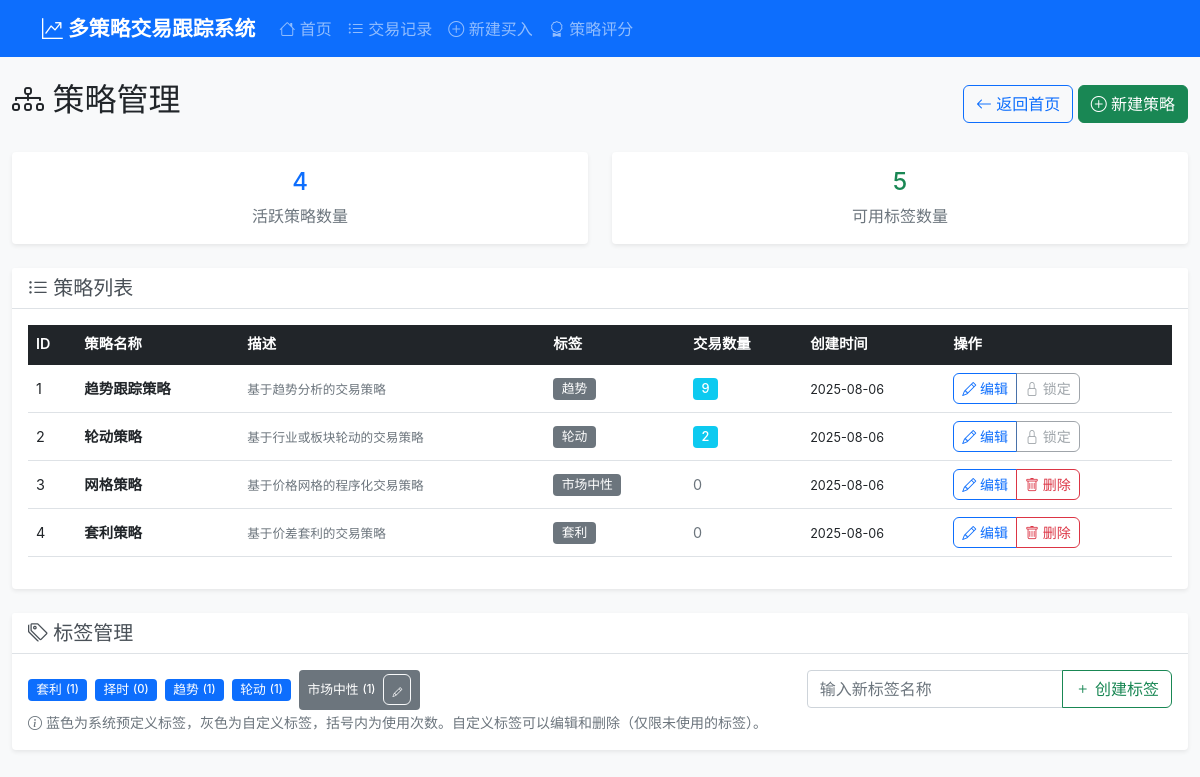
/strategies, run on an earlier commit of the app's database.
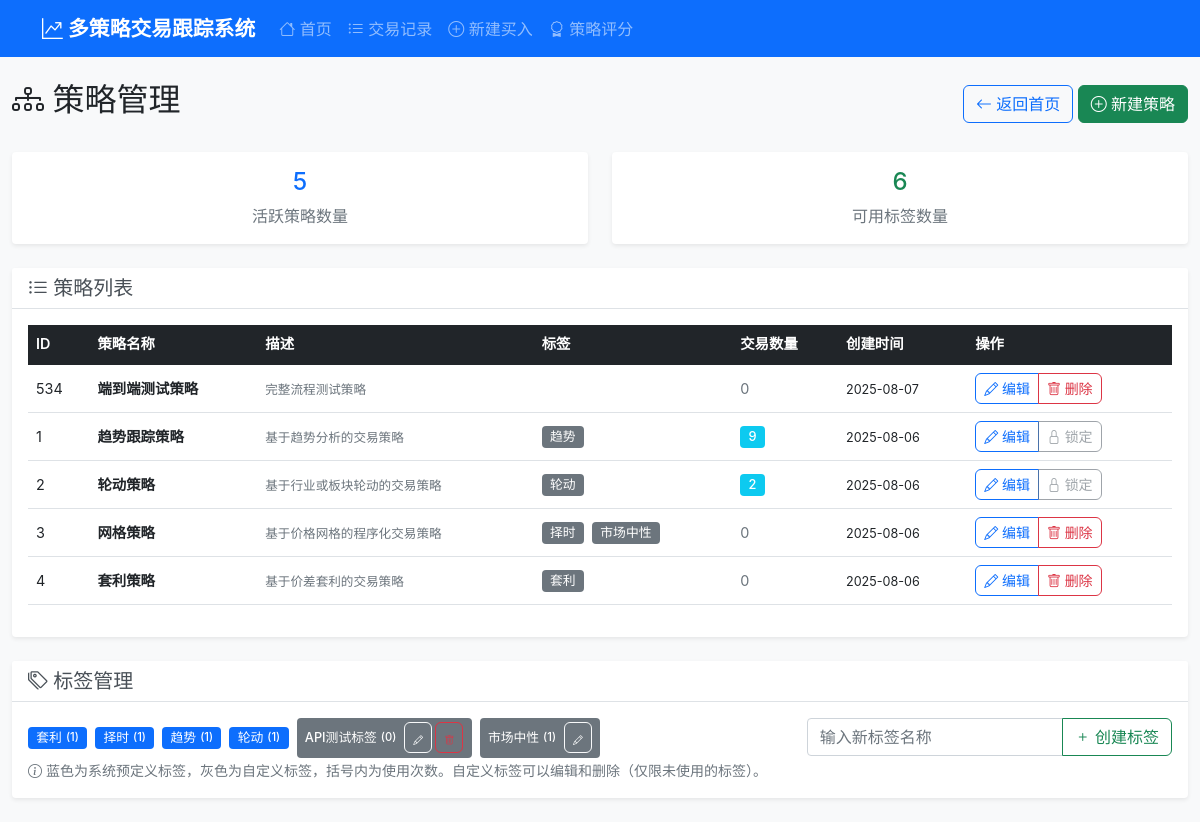
And on a later commit of the database.
### tables this page shows
CREATE TABLE strategies (
                id INTEGER PRIMARY KEY AUTOINCREMENT,
                name TEXT NOT NULL UNIQUE,
                description TEXT,
                is_active BOOLEAN DEFAULT 1,
                created_at TIMESTAMP DEFAULT CURRENT_TIMESTAMP,
                updated_at TIMESTAMP DEFAULT CURRENT_TIMESTAMP
            );

CREATE TABLE strategy_tags (
                id INTEGER PRIMARY KEY AUTOINCREMENT,
                name TEXT NOT NULL UNIQUE,
                is_predefined BOOLEAN DEFAULT 0,
                created_at TIMESTAMP DEFAULT CURRENT_TIMESTAMP
            );

### app.py (the view)
@app.route('/strategies')
def strategies():
    strategies_data = tracker.get_all_strategies()
    tags_data = tracker.get_all_tags()
    return render_template('strategies.html', strategies=strategies_data, tags=tags_data)

### app.py (called while the page is built)
    def get_connection(self):
        conn = sqlite3.connect(self.db_path)
        conn.row_factory = sqlite3.Row
        return conn

    def get_all_tags(self):
        conn = self.get_connection()
        cursor = conn.cursor()
        try:
            cursor.execute('''
                SELECT st.*, COUNT(str.strategy_id) as usage_count
                FROM strategy_tags st
                LEFT JOIN strategy_tag_relations str ON st.id = str.tag_id
                GROUP BY st.id
                ORDER BY st.is_predefined DESC, st.name ASC
            ''')
            return [dict(row) for row in cursor.fetchall()]
        except Exception as e:
            print(f"获取标签列表失败: {str(e)}")
            return []
        finally:
            conn.close()

### templates/strategies.html (shortened to what this page needs)
{% extends "base.html" %}
{% block content %}
<div class="row">
    <div class="col-12">
        <div class="d-flex justify-content-between align-items-center mb-4">
            <h2><i class="bi bi-diagram-3"></i> 策略管理</h2>
            <div>
                <a href="{{ url_for('index') }}" class="btn btn-outline-primary">
                    <i class="bi bi-arrow-left"></i> 返回首页
                </a>
                <a href="{{ url_for('create_strategy') }}" class="btn btn-success">
                    <i class="bi bi-plus-circle"></i> 新建策略
                </a>
            </div>
        </div>
        <div class="row mb-4">
            <div class="col-md-6">
                <div class="card border-primary">
                    <div class="card-body text-center">
                        <h4 class="text-primary">{{ strategies|length }}</h4>
                        <p class="text-muted mb-0">活跃策略数量</p>
                    </div>
                </div>
            </div>
            <div class="col-md-6">
                <div class="card border-success">
                    <div class="card-body text-center">
                        <h4 class="text-success">{{ tags|length }}</h4>
                        <p class="text-muted mb-0">可用标签数量</p>
                    </div>
                </div>
            </div>
        </div>
        {% if strategies %}
        <div class="card">
            <div class="card-header">
                <h5 class="card-title mb-0">
                    <i class="bi bi-list-ul"></i> 策略列表
                </h5>
            </div>
            <div class="card-body">
                <div class="table-responsive">
                    <table class="table table-hover">
                        <thead class="table-dark">
                            <tr>
                                <th>ID</th>
                                <th>策略名称</th>
                                <th>描述</th>
                                <th>标签</th>
                                <th>交易数量</th>
                                <th>创建时间</th>
                                <th>操作</th>
                            </tr>
                        </thead>
                        <tbody>
                            {% for strategy in strategies %}
                            <tr>
                                <td>{{ strategy.id }}</td>
                                <td>
                                    <strong>{{ strategy.name }}</strong>
                                </td>
                                <td>
                                    <small class="text-muted">{{ strategy.description[:50] }}{{ '...' if strategy.description and strategy.description|length > 50 else '' }}</small>
                                </td>
                                <td>
                                    {% for tag in strategy.tags %}
                                        {% if tag %}
                                            <span class="badge bg-secondary me-1">{{ tag }}</span>
                                        {% endif %}
                                    {% endfor %}
                                </td>
                                <td>
                                    {% if strategy.trade_count > 0 %}
                                        <span class="badge bg-info">{{ strategy.trade_count }}</span>
                                    {% else %}
                                        <span class="text-muted">0</span>
                                    {% endif %}
                                </td>
                                <td>
                                    <small>{{ strategy.created_at[:10] }}</small>
                                </td>
                                <td>
                                    <div class="btn-group" role="group">
                                        <a href="{{ url_for('edit_strategy', strategy_id=strategy.id) }}"
                                           class="btn btn-sm btn-outline-primary">
                                            <i class="bi bi-pencil"></i> 编辑
                                        </a>
                                        {% if strategy.trade_count == 0 %}
                                        <button class="btn btn-sm btn-outline-danger delete-strategy-btn"
                                                data-strategy-id="{{ strategy.id }}"
                                                data-strategy-name="{{ strategy.name }}">
                                            <i class="bi bi-trash"></i> 删除
                                        </button>
                                        {% else %}
                                        <button class="btn btn-sm btn-outline-secondary" disabled title="有关联交易，无法删除">
                                            <i class="bi bi-lock"></i> 锁定
                                        </button>
                                        {% endif %}
                                    </div>
                                </td>
                            </tr>
                            {% endfor %}
                        </tbody>
                    </table>
                </div>
            </div>
        </div>
        {% else %}
        <div class="alert alert-info text-center" role="alert">
            <i class="bi bi-info-circle"></i>
            暂无策略，<a href="{{ url_for('create_strategy') }}">点击这里创建第一个策略</a>。
        </div>
        {% endif %}
        <div class="card mt-4">
            <div class="card-header">
                <h5 class="card-title mb-0">
                    <i class="bi bi-tags"></i> 标签管理
                </h5>
            </div>
            <div class="card-body">
                <div class="row">
                    <div class="col-md-8">
                        <div class="d-flex flex-wrap gap-2">
                            {% for tag in tags %}
                            <div class="tag-item d-inline-flex align-items-center">
                                <span class="badge {{ 'bg-primary' if tag.is_predefined else 'bg-secondary' }} d-flex align-items-center"
                                      id="tag-{{ tag.id }}">
                                    <span class="tag-name">{{ tag.name }}</span>
                                    <small class="ms-1">({{ tag.usage_count }})</small>
                                    {% if not tag.is_predefined %}
                                    <div class="ms-2">
                                        <button class="btn btn-sm btn-outline-light edit-tag-btn"
                                                data-tag-id="{{ tag.id }}"
                                                data-tag-name="{{ tag.name }}"
                                                title="编辑标签">
                                            <i class="bi bi-pencil" style="font-size: 0.7em;"></i>
                                        </button>
                                        {% if tag.usage_count == 0 %}
                                        <button class="btn btn-sm btn-outline-danger delete-tag-btn"
                                                data-tag-id="{{ tag.id }}"
                                                data-tag-name="{{ tag.name }}"
                                                title="删除标签">
                                            <i class="bi bi-trash" style="font-size: 0.7em;"></i>
                                        </button>
                                        {% endif %}
                                    </div>
                                    {% endif %}
                                </span>
                            </div>
                            {% endfor %}
                        </div>
                        <small class="text-muted">
                            <i class="bi bi-info-circle"></i>
                            蓝色为系统预定义标签，灰色为自定义标签，括号内为使用次数。自定义标签可以编辑和删除（仅限未使用的标签）。
                        </small>
                    </div>
                    <div class="col-md-4">
                        <div class="input-group">
                            <input type="text" class="form-control" id="newTagName" placeholder="输入新标签名称">
                            <button class="btn btn-outline-success" id="createTagBtn">
                                <i class="bi bi-plus"></i> 创建标签
                            </button>
                        </div>
                    </div>
                </div>
            </div>
        </div>
    </div>
</div>
{% endblock %}

### templates/base.html (shortened to what this page needs)
<!DOCTYPE html>
<html lang="zh-CN">
<head>
    <link href="https://cdn.jsdelivr.net/npm/bootstrap@5.1.3/dist/css/bootstrap.min.css" rel="stylesheet">
    <link href="https://cdn.jsdelivr.net/npm/bootstrap-icons@1.8.1/font/bootstrap-icons.css" rel="stylesheet">
    <link href="{{ url_for('static', filename='css/style.css') }}" rel="stylesheet">
</head>
<body>
    <nav class="navbar navbar-expand-lg navbar-dark bg-primary">
        <div class="container">
            <a class="navbar-brand" href="{{ url_for('index') }}">
                <i class="bi bi-graph-up-arrow"></i> 多策略交易跟踪系统
            </a>
            <div class="collapse navbar-collapse" id="navbarNav">
                <ul class="navbar-nav me-auto">
                    <li class="nav-item">
                        <a class="nav-link" href="{{ url_for('index') }}">
                            <i class="bi bi-house"></i> 首页
                        </a>
                    </li>
                    <li class="nav-item">
                        <a class="nav-link" href="{{ url_for('trades') }}">
                            <i class="bi bi-list-ul"></i> 交易记录
                        </a>
                    </li>
                    <li class="nav-item">
                        <a class="nav-link" href="{{ url_for('add_buy') }}">
                            <i class="bi bi-plus-circle"></i> 新建买入
                        </a>
                    </li>
                    <li class="nav-item">
                        <a class="nav-link" href="{{ url_for('strategy_scores') }}">
                            <i class="bi bi-award"></i> 策略评分
                        </a>
                    </li>
                </ul>
            </div>
        </div>
    </nav>
    <div class="container-fluid py-4">
        {% block content %}{% endblock %}
    </div>
</body>
</html>

### static/css/style.css (style rules this page uses)
body { font-family: -apple-system, BlinkMacSystemFont, 'Segoe UI', 'Roboto', 'Oxygen', 'Ubuntu', 'Cantarell', sans-serif; background-color: #f8f9fa; }
.navbar-brand { font-weight: 600; font-size: 1.3rem; }
.card { border: none; box-shadow: 0 0.125rem 0.25rem rgba(0, 0, 0, 0.075); transition: box-shadow 0.15s ease-in-out; }
.table th { border-top: none; font-weight: 600; font-size: 0.9rem; vertical-align: middle; }
.table td { vertical-align: middle; font-size: 0.9rem; }
.badge { font-size: 0.8rem; font-weight: 500; }
.btn { font-weight: 500; border-radius: 0.375rem; transition: all 0.15s ease-in-out; }
.card-header { background-color: #fff; border-bottom: 1px solid #dee2e6; font-weight: 600; }
.card-header .card-title { color: #495057; }

What changed in the data, as far as the page shows it:
added strategies: id "534", name "端到端测试策略", description "完整流程测试策略", shows "0", created_at "2025-08-07"
computed for strategy_tags "择时": usage_count "0" → "1"
added strategy_tags: name "API测试标签", usage_count "0"
Also different on the page:
{{ strategies|length }}: "4" → "5"
{{ tags|length }}: "5" → "6"
new list line: "择时"
